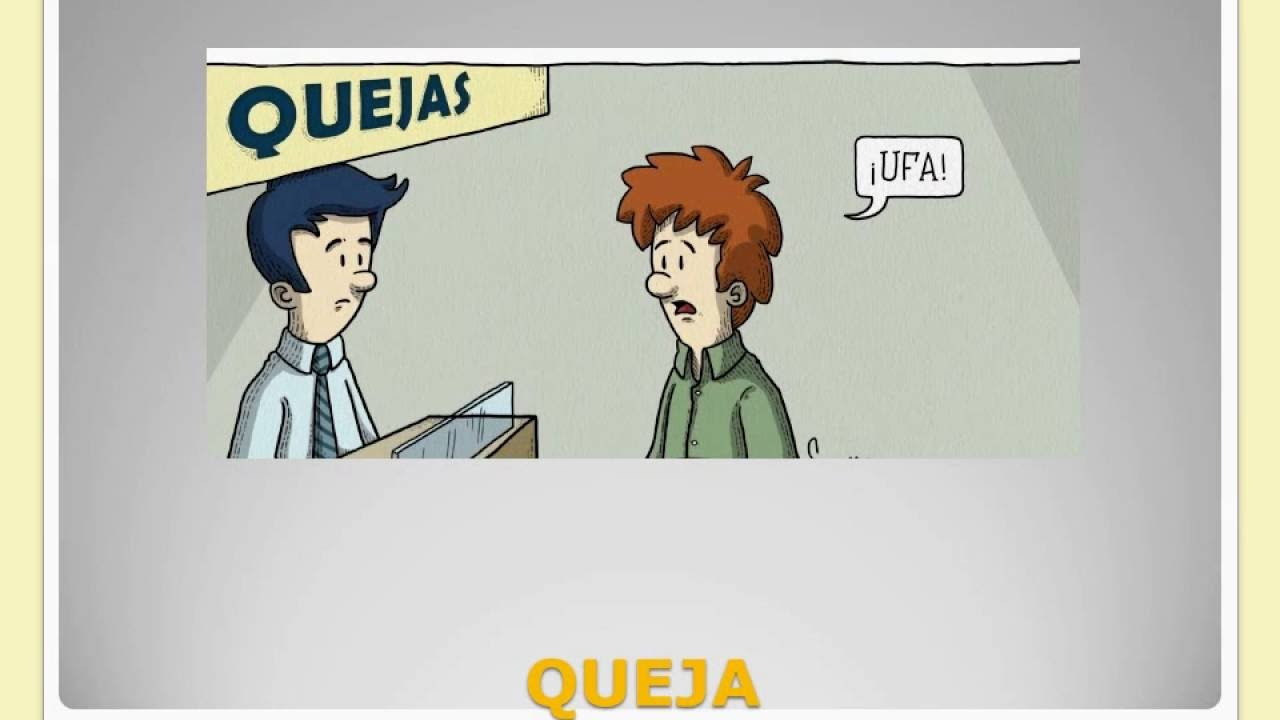
#> input picture pqrs/electiva/quejas.jpg, 1280 x 720 px
$ python gris_queja.py
#> lines starting #> are read from the running program, lines starting #| are printed output that depends on the picture
import cv2


def convertir_a_grises(imagen):
#> called with imagen = 'quejas.jpg'
    imagen_original = cv2.imread(imagen)
#> imagen_original is the input picture: shape (720, 1280, 3); mean B, G, R 187, 197, 196.5

    if imagen_original is None:
        print("No se pudo cargar la imagen")
        return

    # Convertir la imagen a escala de grises
    imagen_grises = cv2.cvtColor(imagen_original, cv2.COLOR_BGR2GRAY)
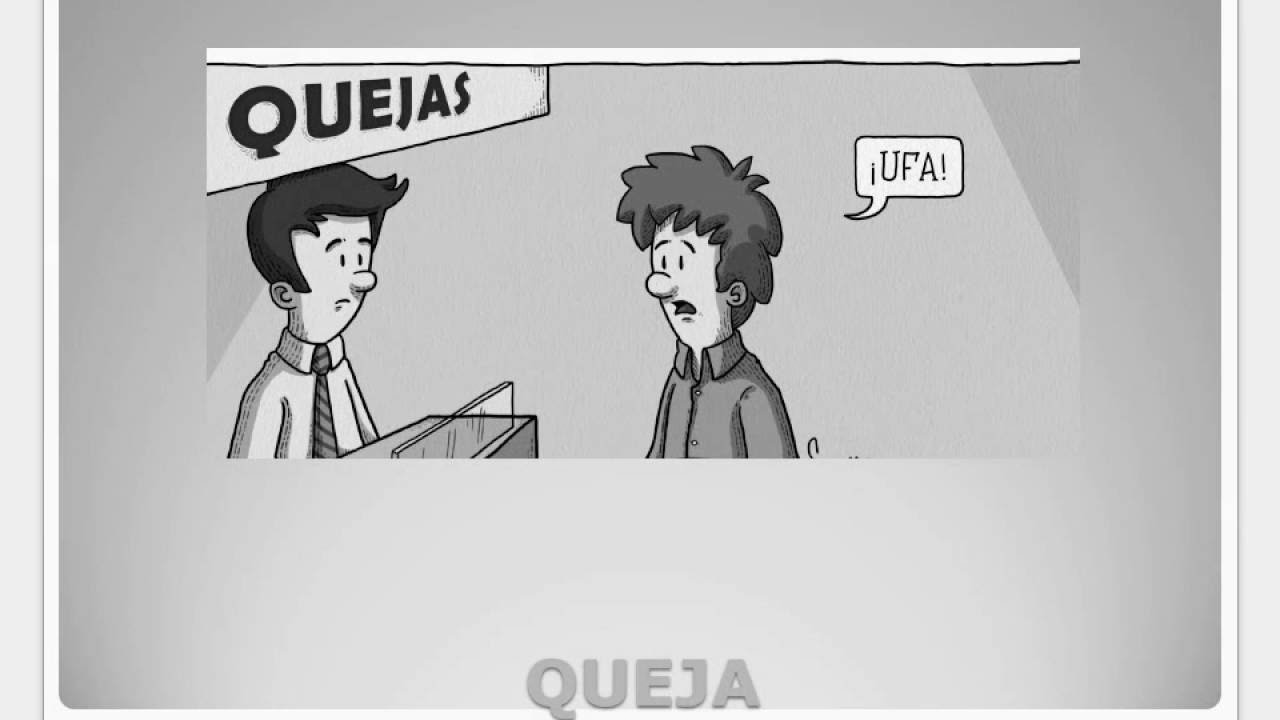
#> imagen_grises: shape (720, 1280); min 0, max 255, mean 195.8

    cv2.imwrite("quejas_escala.jpg", imagen_grises)

    return imagen_grises

ruta_imagen = 'quejas.jpg'
imagen_gris1 = convertir_a_grises(ruta_imagen)

$ run again, with pqrs/electiva/sugerencias.jpg copied over pqrs/electiva/quejas.jpg
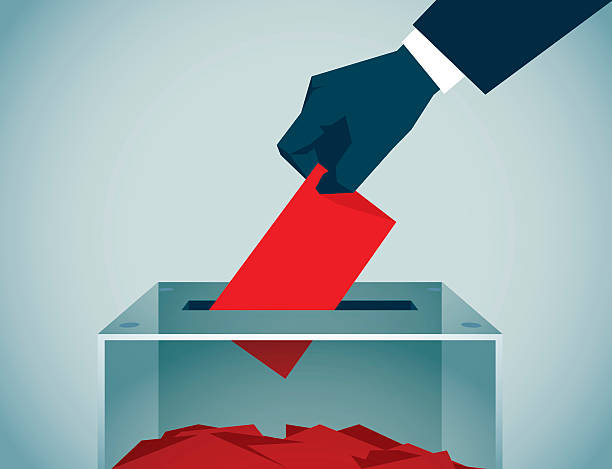
#> input picture pqrs/electiva/sugerencias.jpg, 612 x 469 px
#> in convertir_a_grises, imagen_original is the input picture: shape (469, 612, 3); mean B, G, R 172.1, 166.7, 154.6
#> in convertir_a_grises, `imagen_grises = cv2.cvtColor(imagen_original, cv2.COLOR_BGR2GRAY)`:
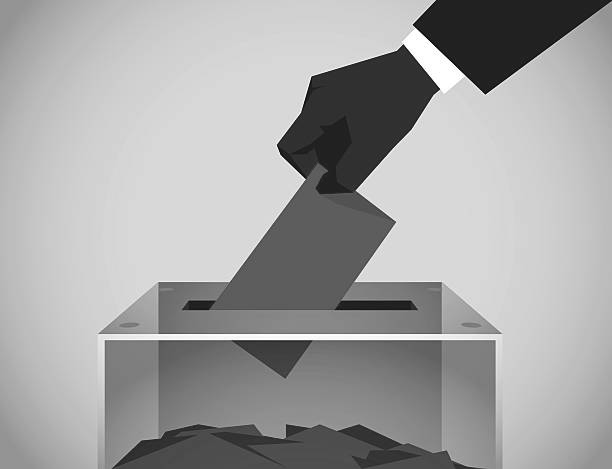
#> imagen_grises: shape (469, 612); min 3, max 255, mean 163.8
